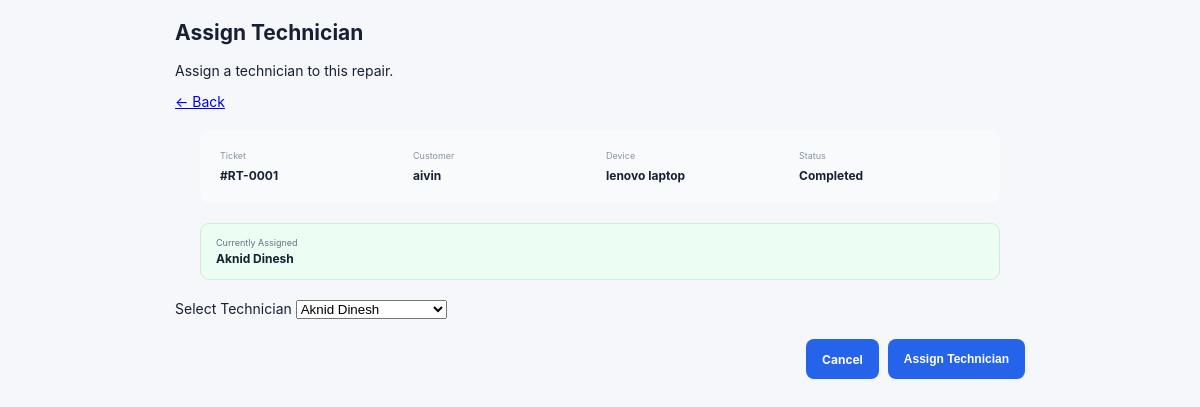
The app's page /tickets/1/assign/ (signed in) with its own data.
### service/models.py (models this page shows, shortened)
class ServiceTicket(models.Model):
    STATUS=(("submitted","Submitted"),
            ("diagnosing","Diagnosing"),
            ("repairing","Repairing"),
            ("ready","Ready for Collection"),
            ("completed","Completed"),
            ("cancelled","Cancelled"))
    PRIORITY=(("normal","Normal"),
              ("medium","Medium"),
              ("high","High"))
    customer=models.ForeignKey(User,on_delete=models.CASCADE,related_name="tickets")
    device=models.ForeignKey(Device,on_delete=models.CASCADE,related_name="tickets")
    technician=models.ForeignKey(User,on_delete=models.SET_NULL,null=True,blank=True,related_name="assigned_tickets")
    title=models.CharField(max_length=160); description=models.TextField()
    priority=models.CharField(max_length=20,choices=PRIORITY,default="normal")
    status=models.CharField(max_length=20,choices=STATUS,default="submitted")
    created_at=models.DateTimeField(auto_now_add=True); updated_at=models.DateTimeField(auto_now=True)

class Device(models.Model):
    customer=models.ForeignKey(User,on_delete=models.CASCADE,related_name="devices")
    name=models.CharField(max_length=120); brand=models.CharField(max_length=80,blank=True)
    model_number=models.CharField(max_length=80,blank=True); serial_number=models.CharField(max_length=120,blank=True)
    registered_at=models.DateTimeField(auto_now_add=True)
    def __str__(self):
       return f"{self.brand} {self.name}".strip()

### service/views.py (the view, shortened to what this page needs)
# urls.py: path("tickets/<int:ticket_id>/assign/",views.assign_technician,name="assign_technician"),
@role_required("admin")
def assign_technician(request, ticket_id):
    ticket = get_object_or_404(
        ServiceTicket,
        pk=ticket_id)
    technicians = User.objects.filter(
        profile__role="technician",
        is_active=True).order_by("first_name", "username")
    return render(
        request,
        "assign_technician.html",
        {
            "ticket": ticket,
            "technicians": technicians
        }
    )

### service/views.py (called while the page is built)
def role_required(*roles):
    def deco(fn):
        @wraps(fn)
        @login_required
        def wrap(request,*a,**kw):
            if request.user.is_staff or request.user.is_superuser:
                if "admin" in roles:return fn(request,*a,**kw)
            try:r=request.user.profile.role
            except UserProfile.DoesNotExist:r="customer"
            return fn(request,*a,**kw) if r in roles else go(request.user)
        return wrap
    return deco

### service/templates/assign_technician.html (shortened to what this page needs)
{% extends "base.html" %}
{% block content %}
<div class="simple">
    <section class="card assign-card">
        <div class="cardhead">
            <div>
                <h1>
                    Assign Technician
                </h1>
                <p>
                    Assign a technician to this repair.
                </p>
            </div>
            <a
                href="{% url 'tickets' %}"
                class="back-link"
            >
                ← Back
            </a>
        </div>
        <div class="ticket-info">
            <div>
                <small>Ticket</small>
                <strong>
                    #RT-{{ ticket.id|stringformat:"04d" }}
                </strong>
            </div>
            <div>
                <small>Customer</small>
                <strong>
                    {{ ticket.customer.username }}
                </strong>
            </div>
            <div>
                <small>Device</small>
                <strong>
                    {{ ticket.device }}
                </strong>
            </div>
            <div>
                <small>Status</small>
                <strong>
                    {{ ticket.get_status_display }}
                </strong>
            </div>
        </div>
        {% if ticket.technician %}
            <div class="current-assignment">
                <div>
                    <small>
                        Currently Assigned
                    </small>
                    <strong>
                        {{ ticket.technician.get_full_name|default:ticket.technician.username }}
                    </strong>
                </div>
            </div>
        {% endif %}
        <form method="POST">
            <label>
                Select Technician
                <select
                    name="technician"
                    required
                >
                    {% for technician in technicians %}
                        <option
                            value="{{ technician.id }}"
                            {% if ticket.technician_id == technician.id %}
                                selected
                            {% endif %}
                        >
                            {{ technician.get_full_name|default:technician.username }}
                        </option>
                    {% empty %}
                        <option value="">
                            No technicians available
                        </option>
                    {% endfor %}
                </select>
            </label>
            <div class="assignment-actions">
                <a
                    href="{% url 'tickets' %}"
                    class="btn"
                >
                    Cancel
                </a>
                <button
                    type="submit"
                    class="btn"
                >
                    Assign Technician
                </button>
            </div>
        </form>
    </section>
</div>
{% endblock %}

### static/css/style.css (style rules this page uses)
:root { --primary: #2563eb; --primary-dark: #1d4ed8; --sidebar: #111827; --sidebar-hover: #1f2937; --page-bg: #f5f7fb; --card-bg: #ffffff; --border: #e5e7eb; --text: #172033; --muted: #6b7280; --success: #16a34a; --warning: #d97706; --danger: #dc2626; }
* { box-sizing: border-box; }
html, body { margin: 0; padding: 0; min-height: 100%; }
body { font-family: Inter, "Segoe UI", Arial, sans-serif; background: var(--page-bg); color: var(--text); font-size: 14px; }
.btn { display: inline-flex; align-items: center; justify-content: center; min-height: 40px; padding: 10px 16px; background: var(--primary); color: #ffffff !important; border: none; border-radius: 8px; font-size: 12px; font-weight: 700; text-decoration: none; cursor: pointer; transition: background 0.18s ease, transform 0.18s ease, box-shadow 0.18s ease; }
.assign-card { max-width: 850px; margin: 20px auto; }
.ticket-info { display: grid; grid-template-columns: repeat(4, 1fr); gap: 12px; padding: 20px; margin: 20px 25px; background: #f8fafc; border-radius: 10px; }
.ticket-info small { display: block; color: #8992a3; font-size: 9px; margin-bottom: 5px; }
.ticket-info strong { font-size: 12px; }
.current-assignment { margin: 0 25px 20px; padding: 13px 15px; display: flex; align-items: center; gap: 10px; background: #ecfdf3; border: 1px solid #ccefd9; border-radius: 9px; }
.current-assignment small, .current-assignment strong { display: block; }
.current-assignment small { color: #6b7280; font-size: 9px; }
.current-assignment strong { margin-top: 3px; font-size: 12px; }
.assignment-actions { display: flex; justify-content: flex-end; gap: 9px; margin-top: 20px; }

### records on screen
ServiceTicket: id "0001", customer.username "aivin", device "lenovo laptop", status "Completed", technician.get_full_name "Aknid Dinesh", technician "Aknid Dinesh"
